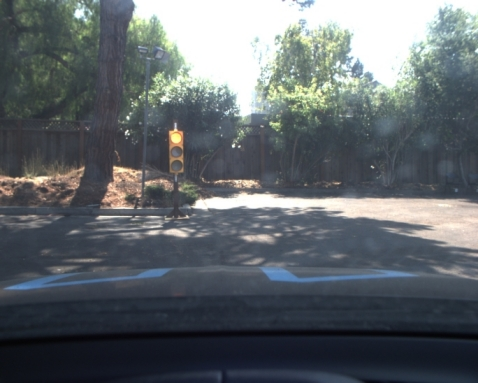
#> input picture example/img_5.jpg, 478 x 383 px
$ python -i main.py   (imports and definitions only)
#> lines starting #> are read from the running program, lines starting #| are printed output that depends on the picture; after the words box and inside, x2 and y2 are one past the last pixel; in counts of white or black regions, pixels touching at a corner belong together
import numpy as np
import os
import six.moves.urllib as urllib
import tarfile
import tensorflow as tf
from matplotlib import pyplot as plt
from PIL import Image
from os import path
from utils import label_map_util
from utils import visualization_utils as vis_util
import time
import cv2


def detect_red(img, Threshold=0.01):
    """
    detect red and yellow
    :param img:
    :param Threshold:
    :return:
    """
#> called with Threshold = 0.01

    desired_dim = (30, 90) # width, height
    img = cv2.resize(np.array(img), desired_dim, interpolation=cv2.INTER_LINEAR)
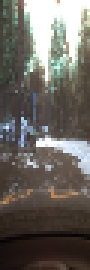
#> img: shape (90, 30, 3) (shown 3 times larger); mean of channels 0, 1, 2 96.1, 102.2, 106.4; drawn as B, G, R
    img_hsv=cv2.cvtColor(img, cv2.COLOR_RGB2HSV)
#> img_hsv: shape (90, 30, 3); mean H, S, V 88.2, 52.4, 110.3

    # lower mask (0-10)
    lower_red = np.array([0,70,50])
    upper_red = np.array([10,255,255])
    mask0 = cv2.inRange(img_hsv, lower_red, upper_red)
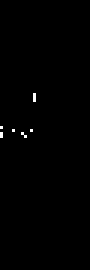
#> mask0: shape (90, 30) (shown 3 times larger); 0.37% white in thin lines or dots, all inside (x1, y1, x2, y2) = (0, 31, 12, 46)

    # upper mask (170-180)
    lower_red = np.array([170,70,50])
    upper_red = np.array([180,255,255])
    mask1 = cv2.inRange(img_hsv, lower_red, upper_red)
#> mask1: shape (90, 30); every value is 0

    # red pixels' mask
    mask = mask0+mask1

    # Compare the percentage of red values
    rate = np.count_nonzero(mask) / (desired_dim[0] * desired_dim[1])
#> rate = 0.0037

    if rate > Threshold:
        return True
    else:
        return False

# [140 lines left out: functions load_image_into_numpy_array, read_traffic_lights, plot_origin_image, detect_traffic_lights, not called in this run]

# [9 lines not run here, left out]

>>> import cv2
>>> picture = cv2.cvtColor(cv2.imread('example/img_5.jpg'), cv2.COLOR_BGR2RGB)
>>> result = detect_red(picture)
#> result = False
